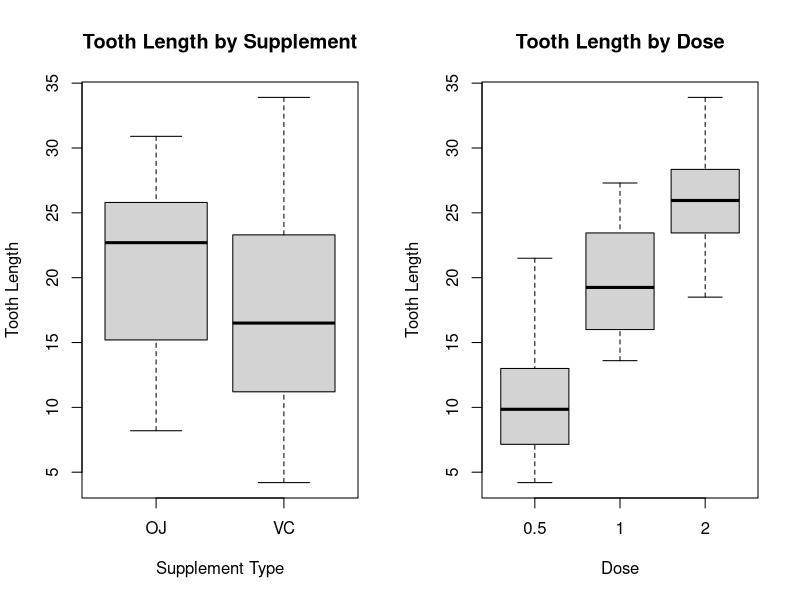

Write the R code that produced this figure.
## ---- chunk 1
# Load the dataset
library(dplyr)
data("ToothGrowth")

# Convert dose to factor
ToothGrowth$dose <- factor(ToothGrowth$dose)

# Basic structure and summary of the data
str(ToothGrowth)
summary(ToothGrowth)

# Plotting the relationship between length and the two factors (supp and dose)
par(mfrow=c(1,2))
with(ToothGrowth, plot(len ~ supp, main = "Tooth Length by Supplement", 
                       ylab = "Tooth Length", xlab = "Supplement Type"))
with(ToothGrowth, plot(len ~ dose, main = "Tooth Length by Dose", 
                       ylab = "Tooth Length", xlab = "Dose"))
## ---- chunk 2
# T-test to compare tooth length by supplement
p_value_supp <- with(ToothGrowth, t.test(len ~ supp, alternative = "greater"))$p.value
p_value_supp
## ---- chunk 3
# Pairwise t-tests for dose levels
p_value_dose_1_0.5 <- t.test(len ~ dose, data = ToothGrowth %>% filter(dose %in% c(0.5, 1)), 
                             alternative = "less")$p.value
p_value_dose_2_0.5 <- t.test(len ~ dose, data = ToothGrowth %>% filter(dose %in% c(0.5, 2)), 
                             alternative = "less")$p.value
p_value_dose_2_1 <- t.test(len ~ dose, data = ToothGrowth %>% filter(dose %in% c(1, 2)), 
                           alternative = "less")$p.value

p_value_dose_1_0.5
p_value_dose_2_0.5
p_value_dose_2_1
